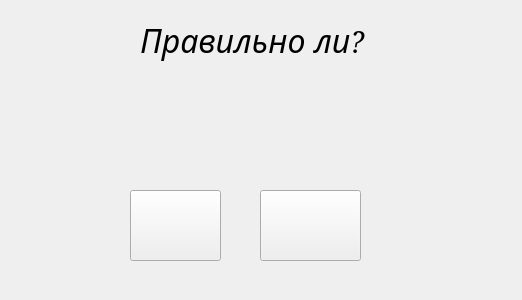
<?xml version="1.0" encoding="UTF-8"?>
<ui version="4.0">
 <class>quest</class>
 <widget class="QWidget" name="quest">
  <property name="geometry">
   <rect>
    <x>0</x>
    <y>0</y>
    <width>522</width>
    <height>300</height>
   </rect>
  </property>
  <property name="windowTitle">
   <string>Form</string>
  </property>
  <widget class="QLabel" name="label">
   <property name="geometry">
    <rect>
     <x>140</x>
     <y>20</y>
     <width>231</width>
     <height>41</height>
    </rect>
   </property>
   <property name="font">
    <font>
     <family>Brokgauz &amp; Efron</family>
     <pointsize>24</pointsize>
     <italic>true</italic>
    </font>
   </property>
   <property name="text">
    <string>Правильно ли?</string>
   </property>
  </widget>
  <widget class="QPushButton" name="yes">
   <property name="geometry">
    <rect>
     <x>130</x>
     <y>190</y>
     <width>91</width>
     <height>71</height>
    </rect>
   </property>
   <property name="text">
    <string/>
   </property>
   <property name="icon">
    <iconset resource="res.qrc">
     <normaloff>:/yes.png</normaloff>:/yes.png</iconset>
   </property>
  </widget>
  <widget class="QPushButton" name="no">
   <property name="geometry">
    <rect>
     <x>260</x>
     <y>190</y>
     <width>101</width>
     <height>71</height>
    </rect>
   </property>
   <property name="text">
    <string/>
   </property>
   <property name="icon">
    <iconset resource="res.qrc">
     <normaloff>:/no.png</normaloff>:/no.png</iconset>
   </property>
  </widget>
  <widget class="QLabel" name="left">
   <property name="geometry">
    <rect>
     <x>130</x>
     <y>100</y>
     <width>91</width>
     <height>51</height>
    </rect>
   </property>
   <property name="text">
    <string/>
   </property>
  </widget>
  <widget class="QLabel" name="right">
   <property name="geometry">
    <rect>
     <x>270</x>
     <y>100</y>
     <width>141</width>
     <height>51</height>
    </rect>
   </property>
   <property name="text">
    <string/>
   </property>
  </widget>
 </widget>
 <resources>
  <include location="res.qrc"/>
 </resources>
 <connections/>
</ui>
